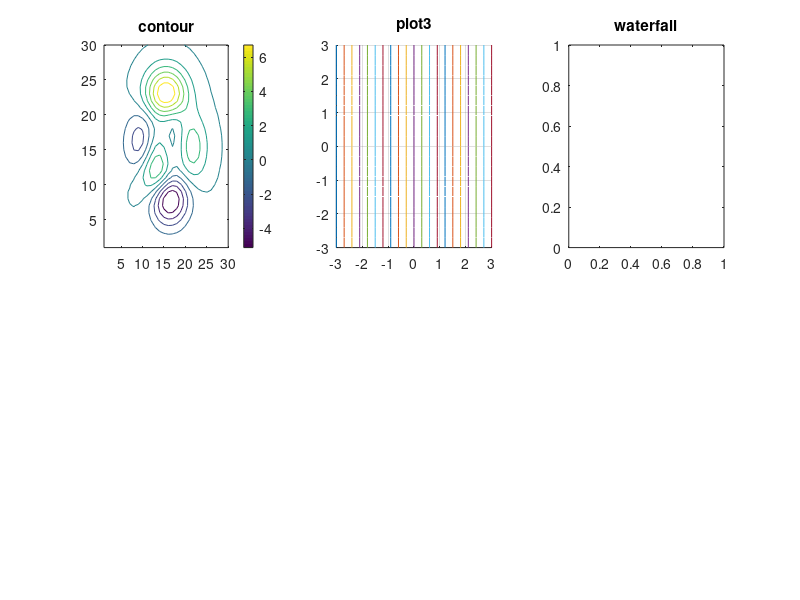

Write the MATLAB code that produced this figure. (Note: this script raises an error after producing the figure.)
close all
clear
clc

figure(1);
x=-3:0.3:3;
y=x;
[X,Y]=meshgrid(x,y);
[theat,R]=cart2pol(X,Y);
Z=sinc(R);
subplot(2,3,1);
contour(peaks(30),10); colorbar;
title('contour');   
subplot(2,3,2), hold on; 
title('plot3');     
plot3(X,Y,Z); grid on;
axis tight;
subplot(2,3,3), hold on, box on; 
title('waterfall'); 
waterfall(membrane(1)); 
axis tight;
subplot(2,3,4), hold on, box on; 
title('contour3');  
contour3(peaks(30),25); 
axis tight;
subplot(2,3,5), hold on, box on; 
title('mesh');      
mesh(X,Y,Z); 
axis tight;
subplot(2,3,6), hold on, box on; 
title('surf');      
surf(X,Y,Z); 
axis tight;

data = [10 2 3 5; 5 8 10 13; 9 7 6 1; 3 5 7 2; 4 7 5 3];
figure(2);
subplot(2,3,1), hold on, box on; 
title('bar');       
bar(data,'stacked');          
axis tight;
subplot(2,3,2), hold on, box on; 
title('bar3h');     
bar3h(data); 
axis tight;
subplot(2,3,3), hold on, box on; 
title('histogram'); 
hist(randn(1000,3));
axis tight;
subplot(2,3,4), hold on, box on; 
title('area');      
area(data);
axis tight;
subplot(2,3,5), hold on, box on; 
title('3Dpie');     
pie3(sum(data), [ 0 0 1 0]);
axis tight;
subplot(2,3,6), hold on, box on; 
title('polar histogram'); 
rose(5/3*randn(1000,1),18);
axis tight;

figure(3);
t = 0:0.1:10;
z = impulse(1,[1 1 1],t);
subplot(2,3,1), hold on, box on;
title('stairs');
stairs(t(1:5:end),z(1:5:end));
plot(t,z,'r'); 
plot([0 t(end)],[ 0 0],'k:');

theta = 2*pi*(0:63)/64;
x=cos(theta); 
y=sin(theta); 
z=abs(fft(ones(10,1),64));
axis tight;
subplot(2,3,2), hold on, box on;
title('stem3'); 
stem3(x,y,z');

[x y z] = peaks(-2:0.25:2);
[U V] = gradient(z,0.25);
axis tight;
subplot(2,3,3), hold on, box on;
title('contour & quiver'); 
set(gca,'XLim',[-2 2],'YLim',[-2 2]);
contour(x,y,z,10); 
quiver(x,y,U,V);

theta = 0:0.1:4*pi;
[x,y] = pol2cart(theta(1:5:end),theta(1:5:end));
axis tight;
subplot(2,3,4), hold on, box on;
title('polar'); 
polar(theta, theta);
axis tight;
subplot(2,3,5), hold on, box on;
title('compass'); 
compass(x,y);
axis tight;
subplot(2,3,6), hold on, box on;
title('feather'); 
feather(x(1:19),y(1:19));
axis tight;

